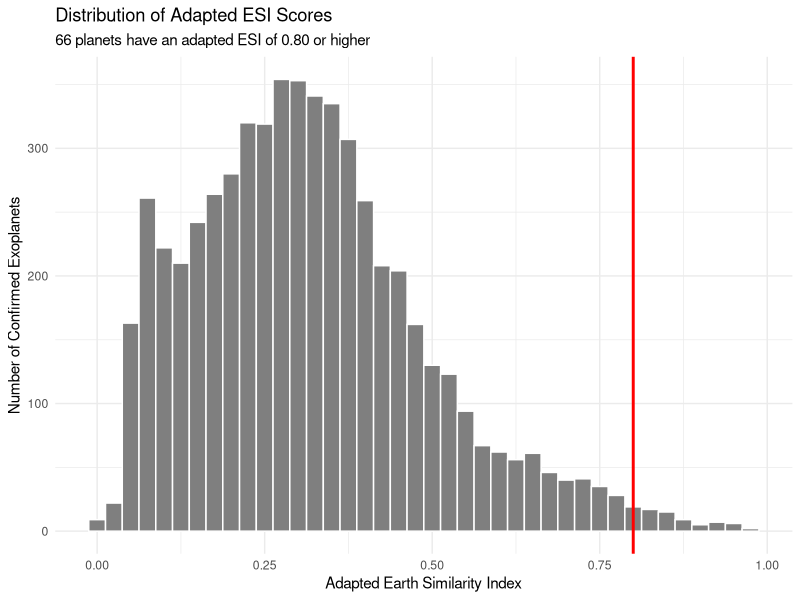
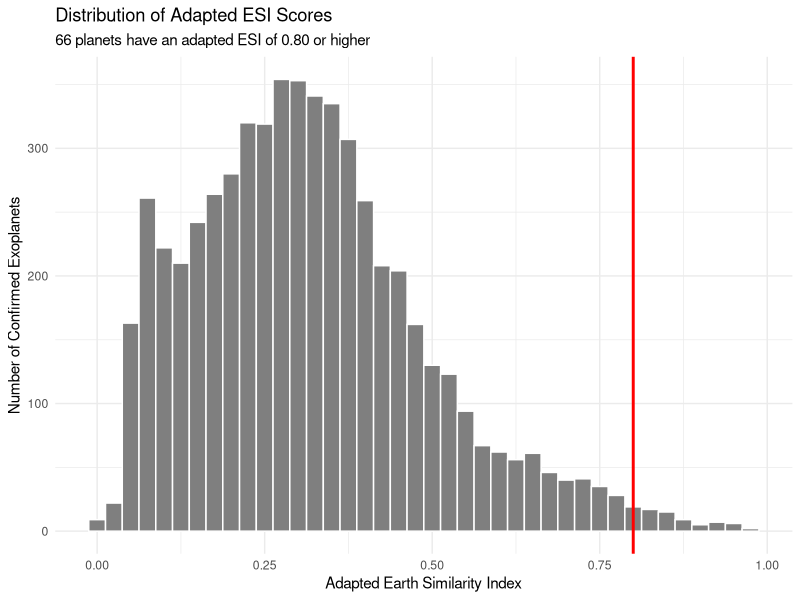

The R script that drew these images, in order:
# Plot the distribution of adapted ESI scores

library(ggplot2)

esi_results <- read.csv(
  "data/processed/esi_results.csv"
)

esi_plot_data <- esi_results[
  !is.na(esi_results$esi),
]

high_esi_count <- sum(
  esi_plot_data$esi >= 0.80
)

esi_plot <- ggplot(
  esi_plot_data,
  aes(x = esi)
) +
  geom_histogram(
    binwidth = 0.025,
    fill = "gray50",
    color = "white"
  ) +
  geom_vline(
    xintercept = 0.80,
    color = "red",
    linewidth = 1
  ) +
  labs(
    title = "Distribution of Adapted ESI Scores",
    subtitle = paste(
      high_esi_count,
      "planets have an adapted ESI of 0.80 or higher"
    ),
    x = "Adapted Earth Similarity Index",
    y = "Number of Confirmed Exoplanets"
  ) +
  theme_minimal()

esi_plot

ggsave(
  "shared/esi/esi_distribution.png",
  plot = esi_plot,
  width = 8,
  height = 5,
  dpi = 300
)
